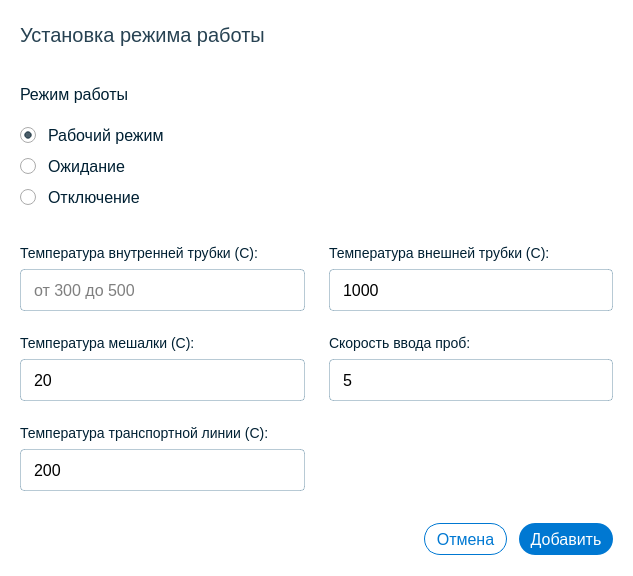
<?xml version="1.0" encoding="UTF-8"?>
<ui version="4.0">
 <class>sysMethWindow</class>
 <widget class="QDialog" name="sysMethWindow">
  <property name="geometry">
   <rect>
    <x>0</x>
    <y>0</y>
    <width>633</width>
    <height>576</height>
   </rect>
  </property>
  <property name="minimumSize">
   <size>
    <width>633</width>
    <height>576</height>
   </size>
  </property>
  <property name="maximumSize">
   <size>
    <width>633</width>
    <height>576</height>
   </size>
  </property>
  <property name="windowTitle">
   <string>Установка режима работы</string>
  </property>
  <property name="styleSheet">
   <string notr="true">background: #fff;
border-radius: 8px;</string>
  </property>
  <layout class="QVBoxLayout" name="verticalLayout_2">
   <property name="spacing">
    <number>32</number>
   </property>
   <property name="leftMargin">
    <number>20</number>
   </property>
   <property name="topMargin">
    <number>20</number>
   </property>
   <property name="rightMargin">
    <number>20</number>
   </property>
   <property name="bottomMargin">
    <number>20</number>
   </property>
   <item>
    <widget class="QLabel" name="header_label">
     <property name="minimumSize">
      <size>
       <width>0</width>
       <height>30</height>
      </size>
     </property>
     <property name="maximumSize">
      <size>
       <width>16777215</width>
       <height>30</height>
      </size>
     </property>
     <property name="styleSheet">
      <string notr="true">/* XL */

font-family: 'Inter';
font-style: normal;
font-weight: 400;
font-size: 20px;
line-height: 150%;

/* bg/tone */

color: rgba(0, 32, 51, 0.85);
</string>
     </property>
     <property name="text">
      <string>Установка режима работы</string>
     </property>
    </widget>
   </item>
   <item>
    <widget class="QWidget" name="widget" native="true">
     <layout class="QVBoxLayout" name="verticalLayout_3">
      <property name="spacing">
       <number>16</number>
      </property>
      <property name="leftMargin">
       <number>0</number>
      </property>
      <property name="topMargin">
       <number>0</number>
      </property>
      <property name="rightMargin">
       <number>0</number>
      </property>
      <property name="bottomMargin">
       <number>0</number>
      </property>
      <item>
       <widget class="QLabel" name="mode_label">
        <property name="minimumSize">
         <size>
          <width>0</width>
          <height>24</height>
         </size>
        </property>
        <property name="maximumSize">
         <size>
          <width>16777215</width>
          <height>24</height>
         </size>
        </property>
        <property name="styleSheet">
         <string notr="true">/* M */

font-family: 'Inter';
font-style: normal;
font-weight: 400;
font-size: 16px;
line-height: 150%;

/* typo/primary */

color: #002033;</string>
        </property>
        <property name="text">
         <string>Режим работы</string>
        </property>
       </widget>
      </item>
      <item>
       <widget class="QWidget" name="widget_2" native="true">
        <layout class="QVBoxLayout" name="verticalLayout_5">
         <property name="spacing">
          <number>8</number>
         </property>
         <property name="leftMargin">
          <number>0</number>
         </property>
         <property name="topMargin">
          <number>0</number>
         </property>
         <property name="rightMargin">
          <number>0</number>
         </property>
         <property name="bottomMargin">
          <number>0</number>
         </property>
         <item>
          <widget class="QRadioButton" name="Startup_rButton">
           <property name="styleSheet">
            <string notr="true">QRadioButton{
font-family: 'Segoe UI';
font-style: normal;
font-weight: 400;
font-size: 16px;
line-height: 120%;
/* or 19px */

spacing: 12px;
/* control-default/typo */

color: #002033;
}

QRadioButton::indicator{
width: 16px;
height: 16px;
}
</string>
           </property>
           <property name="text">
            <string>Рабочий режим</string>
           </property>
           <property name="checked">
            <bool>true</bool>
           </property>
          </widget>
         </item>
         <item>
          <widget class="QRadioButton" name="Standby_rButton">
           <property name="styleSheet">
            <string notr="true">QRadioButton{
font-family: 'Segoe UI';
font-style: normal;
font-weight: 400;
font-size: 16px;
line-height: 120%;
/* or 19px */

spacing: 12px;
/* control-default/typo */

color: #002033;
}

QRadioButton::indicator{
width: 16px;
height: 16px;
}
</string>
           </property>
           <property name="text">
            <string>Ожидание</string>
           </property>
          </widget>
         </item>
         <item>
          <widget class="QRadioButton" name="Shutdown_rButton">
           <property name="styleSheet">
            <string notr="true">QRadioButton{
font-family: 'Segoe UI';
font-style: normal;
font-weight: 400;
font-size: 16px;
line-height: 120%;
/* or 19px */

spacing: 12px;
/* control-default/typo */

color: #002033;
}

QRadioButton::indicator{
width: 16px;
height: 16px;
}
</string>
           </property>
           <property name="text">
            <string>Отключение</string>
           </property>
          </widget>
         </item>
        </layout>
       </widget>
      </item>
     </layout>
    </widget>
   </item>
   <item>
    <widget class="QWidget" name="widget_3" native="true">
     <layout class="QGridLayout" name="gridLayout_2">
      <property name="leftMargin">
       <number>0</number>
      </property>
      <property name="topMargin">
       <number>0</number>
      </property>
      <property name="rightMargin">
       <number>0</number>
      </property>
      <property name="bottomMargin">
       <number>0</number>
      </property>
      <property name="spacing">
       <number>24</number>
      </property>
      <item row="1" column="0">
       <widget class="QWidget" name="widget_6" native="true">
        <layout class="QVBoxLayout" name="verticalLayout_8">
         <property name="spacing">
          <number>8</number>
         </property>
         <property name="leftMargin">
          <number>0</number>
         </property>
         <property name="topMargin">
          <number>0</number>
         </property>
         <property name="rightMargin">
          <number>0</number>
         </property>
         <property name="bottomMargin">
          <number>0</number>
         </property>
         <item>
          <widget class="QLabel" name="shakerTemp_label">
           <property name="styleSheet">
            <string notr="true">font-family: 'Inter';
font-style: normal;
font-weight: 400;
font-size: 14px;
line-height: 150%;
width: 257px;
height: 21px;

/* typo/primary */

color: #002033;</string>
           </property>
           <property name="text">
            <string>Температура мешалки (С):</string>
           </property>
          </widget>
         </item>
         <item>
          <widget class="QLineEdit" name="shakerTemp_lineEdit">
           <property name="styleSheet">
            <string notr="true">padding: 0px 11px;
gap: 12px;

position: absolute;
height: 40px;
left: 0px;
right: 0px;
top: 0px;

/* control-default/bg */

background: #FFFFFF;
/* control-default/bg-border */

border: 1px solid rgba(0, 66, 105, 0.28);
border-radius: 4px;


font-family: 'Segoe UI';
font-style: normal;
font-weight: 400;
font-size: 16px;
line-height: 150%;</string>
           </property>
           <property name="text">
            <string>20</string>
           </property>
          </widget>
         </item>
        </layout>
       </widget>
      </item>
      <item row="1" column="1">
       <widget class="QWidget" name="widget_7" native="true">
        <layout class="QVBoxLayout" name="verticalLayout">
         <property name="spacing">
          <number>8</number>
         </property>
         <property name="leftMargin">
          <number>0</number>
         </property>
         <property name="topMargin">
          <number>0</number>
         </property>
         <property name="rightMargin">
          <number>0</number>
         </property>
         <property name="bottomMargin">
          <number>0</number>
         </property>
         <item>
          <widget class="QLabel" name="injectionSpeed_label">
           <property name="styleSheet">
            <string notr="true">font-family: 'Inter';
font-style: normal;
font-weight: 400;
font-size: 14px;
line-height: 150%;
width: 257px;
height: 21px;

/* typo/primary */

color: #002033;</string>
           </property>
           <property name="text">
            <string>Скорость ввода проб:</string>
           </property>
          </widget>
         </item>
         <item>
          <widget class="QLineEdit" name="injectionSpeed_lineEdit">
           <property name="styleSheet">
            <string notr="true">padding: 0px 11px;
gap: 12px;

position: absolute;
height: 40px;
left: 0px;
right: 0px;
top: 0px;

/* control-default/bg */

background: #FFFFFF;
/* control-default/bg-border */

border: 1px solid rgba(0, 66, 105, 0.28);
border-radius: 4px;


font-family: 'Segoe UI';
font-style: normal;
font-weight: 400;
font-size: 16px;
line-height: 150%;</string>
           </property>
           <property name="text">
            <string>5</string>
           </property>
          </widget>
         </item>
        </layout>
       </widget>
      </item>
      <item row="0" column="1">
       <widget class="QWidget" name="widget_5" native="true">
        <layout class="QVBoxLayout" name="verticalLayout_7">
         <property name="spacing">
          <number>8</number>
         </property>
         <property name="leftMargin">
          <number>0</number>
         </property>
         <property name="topMargin">
          <number>0</number>
         </property>
         <property name="rightMargin">
          <number>0</number>
         </property>
         <property name="bottomMargin">
          <number>0</number>
         </property>
         <item>
          <widget class="QLabel" name="outerTemp_label">
           <property name="styleSheet">
            <string notr="true">font-family: 'Inter';
font-style: normal;
font-weight: 400;
font-size: 14px;
line-height: 150%;
width: 257px;
height: 21px;

/* typo/primary */

color: #002033;</string>
           </property>
           <property name="text">
            <string>Температура внешней трубки (С):</string>
           </property>
          </widget>
         </item>
         <item>
          <widget class="QLineEdit" name="outerTemp_lineEdit">
           <property name="styleSheet">
            <string notr="true">padding: 0px 11px;
gap: 12px;

position: absolute;
height: 40px;
left: 0px;
right: 0px;
top: 0px;

/* control-default/bg */

background: #FFFFFF;
/* control-default/bg-border */

border: 1px solid rgba(0, 66, 105, 0.28);
border-radius: 4px;


font-family: 'Segoe UI';
font-style: normal;
font-weight: 400;
font-size: 16px;
line-height: 150%;</string>
           </property>
           <property name="text">
            <string>1000</string>
           </property>
          </widget>
         </item>
        </layout>
       </widget>
      </item>
      <item row="0" column="0">
       <widget class="QWidget" name="widget_4" native="true">
        <layout class="QVBoxLayout" name="verticalLayout_6">
         <property name="spacing">
          <number>8</number>
         </property>
         <property name="leftMargin">
          <number>0</number>
         </property>
         <property name="topMargin">
          <number>0</number>
         </property>
         <property name="rightMargin">
          <number>0</number>
         </property>
         <property name="bottomMargin">
          <number>0</number>
         </property>
         <item>
          <widget class="QLabel" name="innerTemp_label">
           <property name="styleSheet">
            <string notr="true">font-family: 'Inter';
font-style: normal;
font-weight: 400;
font-size: 14px;
line-height: 150%;
width: 257px;
height: 21px;

/* typo/primary */

color: #002033;</string>
           </property>
           <property name="text">
            <string>Температура внутренней трубки (С):</string>
           </property>
          </widget>
         </item>
         <item>
          <widget class="QLineEdit" name="innerTemp_lineEdit">
           <property name="styleSheet">
            <string notr="true">padding: 0px 11px;
gap: 12px;

position: absolute;
height: 40px;
left: 0px;
right: 0px;
top: 0px;

/* control-default/bg */

background: #FFFFFF;
/* control-default/bg-border */

border: 1px solid rgba(0, 66, 105, 0.28);
border-radius: 4px;


font-family: 'Segoe UI';
font-style: normal;
font-weight: 400;
font-size: 16px;
line-height: 150%;</string>
           </property>
           <property name="text">
            <string/>
           </property>
           <property name="maxLength">
            <number>32767</number>
           </property>
           <property name="frame">
            <bool>true</bool>
           </property>
           <property name="placeholderText">
            <string>от 300 до 500</string>
           </property>
          </widget>
         </item>
        </layout>
       </widget>
      </item>
      <item row="2" column="0">
       <widget class="QWidget" name="widget_8" native="true">
        <layout class="QVBoxLayout" name="verticalLayout_4">
         <property name="spacing">
          <number>8</number>
         </property>
         <property name="leftMargin">
          <number>0</number>
         </property>
         <property name="topMargin">
          <number>0</number>
         </property>
         <property name="rightMargin">
          <number>0</number>
         </property>
         <property name="bottomMargin">
          <number>0</number>
         </property>
         <item>
          <widget class="QLabel" name="transpLineTemp_label">
           <property name="styleSheet">
            <string notr="true">font-family: 'Inter';
font-style: normal;
font-weight: 400;
font-size: 14px;
line-height: 150%;
width: 257px;
height: 21px;

/* typo/primary */

color: #002033;</string>
           </property>
           <property name="text">
            <string>Температура транспортной линии (С):</string>
           </property>
          </widget>
         </item>
         <item>
          <widget class="QLineEdit" name="transpLineTemp_lineEdit">
           <property name="styleSheet">
            <string notr="true">padding: 0px 11px;
gap: 12px;

position: absolute;
height: 40px;
left: 0px;
right: 0px;
top: 0px;

/* control-default/bg */

background: #FFFFFF;
/* control-default/bg-border */

border: 1px solid rgba(0, 66, 105, 0.28);
border-radius: 4px;


font-family: 'Segoe UI';
font-style: normal;
font-weight: 400;
font-size: 16px;
line-height: 150%;</string>
           </property>
           <property name="text">
            <string>200</string>
           </property>
          </widget>
         </item>
        </layout>
       </widget>
      </item>
     </layout>
    </widget>
   </item>
   <item>
    <widget class="QFrame" name="frame">
     <property name="minimumSize">
      <size>
       <width>593</width>
       <height>33</height>
      </size>
     </property>
     <property name="maximumSize">
      <size>
       <width>593</width>
       <height>33</height>
      </size>
     </property>
     <property name="frameShape">
      <enum>QFrame::StyledPanel</enum>
     </property>
     <property name="frameShadow">
      <enum>QFrame::Raised</enum>
     </property>
     <layout class="QHBoxLayout" name="horizontalLayout">
      <property name="spacing">
       <number>12</number>
      </property>
      <property name="leftMargin">
       <number>0</number>
      </property>
      <property name="topMargin">
       <number>0</number>
      </property>
      <property name="rightMargin">
       <number>0</number>
      </property>
      <property name="bottomMargin">
       <number>0</number>
      </property>
      <item>
       <spacer name="horizontalSpacer_2">
        <property name="orientation">
         <enum>Qt::Horizontal</enum>
        </property>
        <property name="sizeHint" stdset="0">
         <size>
          <width>40</width>
          <height>20</height>
         </size>
        </property>
       </spacer>
      </item>
      <item>
       <widget class="QPushButton" name="cancelMethButton">
        <property name="minimumSize">
         <size>
          <width>0</width>
          <height>32</height>
         </size>
        </property>
        <property name="maximumSize">
         <size>
          <width>16777215</width>
          <height>32</height>
         </size>
        </property>
        <property name="styleSheet">
         <string notr="true">#cancelMethButton{

height: 32px;
width: 81px;
/* control-primary/bg */


background: #fff;
border-radius: 16px;
border: 1px solid #0078D2;


font-family: 'Segoe UI';
font-style: normal;
font-weight: 400;
font-size: 16px;
line-height: 40px;


/* control-primary/typo */

color: #0078D2;
}

#cancelMethButton::hover{
background: rgb(205, 238, 255);

}

#cancelMethButton::pressed{

border: 4px solid rgb(139, 205, 255);
}</string>
        </property>
        <property name="text">
         <string>Отмена</string>
        </property>
       </widget>
      </item>
      <item>
       <widget class="QPushButton" name="addMethButton">
        <property name="minimumSize">
         <size>
          <width>94</width>
          <height>32</height>
         </size>
        </property>
        <property name="maximumSize">
         <size>
          <width>94</width>
          <height>32</height>
         </size>
        </property>
        <property name="styleSheet">
         <string notr="true">#addMethButton{


/* control-primary/bg */


background: #0078D2;
border-radius: 16px;


font-family: 'Segoe UI';
font-style: normal;
font-weight: 400;
font-size: 16px;
line-height: 40px;


/* control-primary/typo */

color: #FFFFFF;
}

#addMethButton::hover{
background: rgb(0, 134, 229);

}

#addMethButton::pressed{

border: 4px solid rgb(0, 101, 173);
}</string>
        </property>
        <property name="text">
         <string>Добавить</string>
        </property>
       </widget>
      </item>
     </layout>
    </widget>
   </item>
  </layout>
 </widget>
 <resources/>
 <connections/>
</ui>
